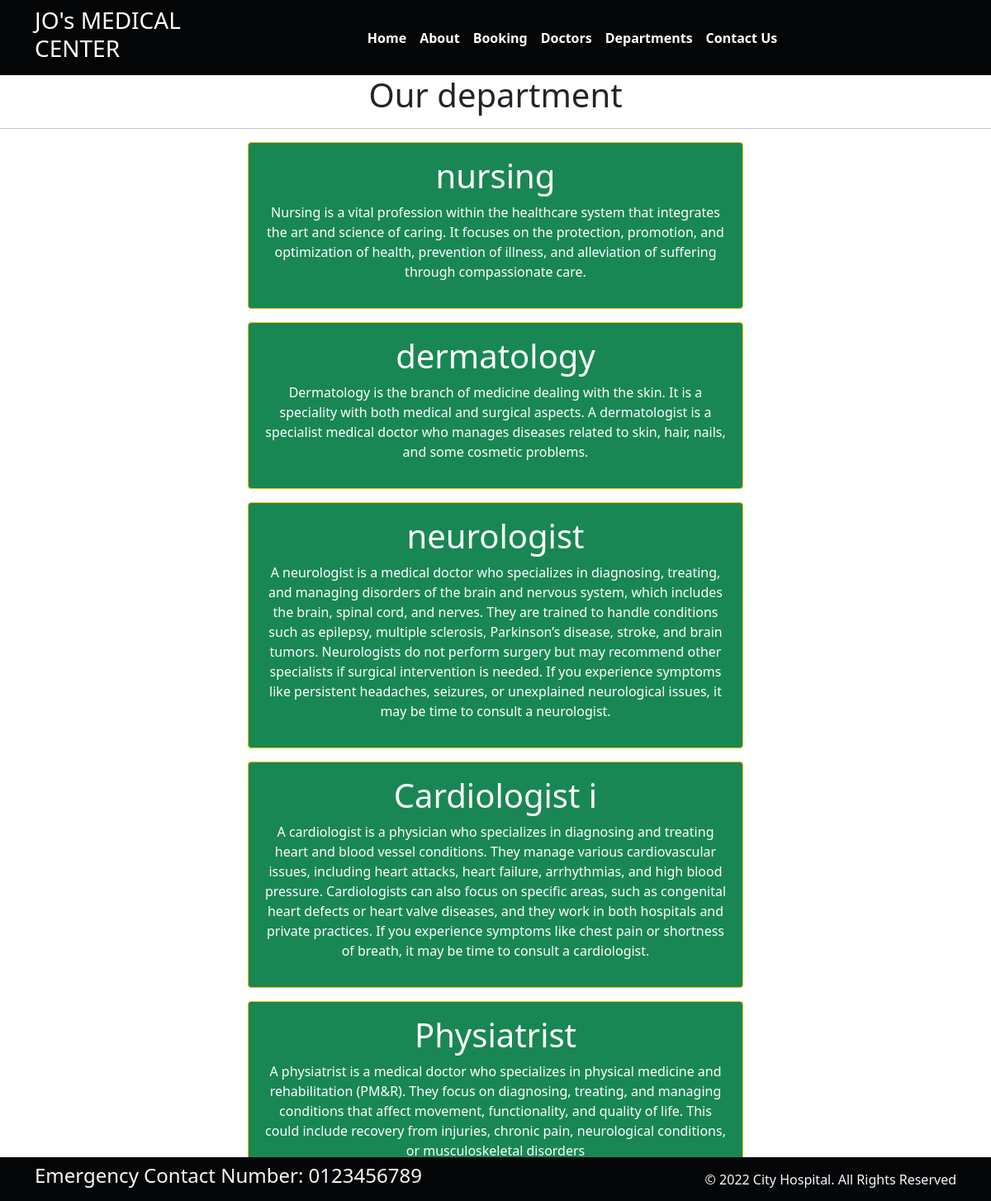
Page /department/ on the committed database.
### home/models.py (models this page shows, shortened)
class Departments(models.Model):
    dep_name=models.CharField(max_length=100)
    dep_description=models.TextField()

### home/views.py (the view)
# urls.py: path('department/',views.department,name='department'),
def department(request):
    dict_dept={
        'dept':Departments.objects.all()
    }
    return render(request,'department.html',dict_dept)

### templates/department.html (shortened to what this page needs)
{% extends "base.html" %}
{% block content %}
<h1 class="text-center">Our department </h1>
<hr>
{% for d in dept %}
<div class="mx-auto w-50 bg-success text-center text-white p-3 my-3 border border-warning rounded">
    <h1>{{d.dep_name}}</h1>
    <p>{{d.dep_description}}</p>
</div>
{% endfor %}
{% endblock %}

### rows in the picture
Departments: dep_name "nursing", dep_description "Nursing is a vital profession within the healthcare system that integrates the art and science of caring. It focuses on the protection, promotion, and optimization of health, prevention of illness, and alleviation of suffering through compassionate care."
Departments: dep_name "dermatology", dep_description "Dermatology is the branch of medicine dealing with the skin. It is a speciality with both medical and surgical aspects. A dermatologist is a specialist medical doctor who manages diseases related to skin, hair, nails, and some cosmetic problems."
Departments: dep_name "neurologist", dep_description "A neurologist is a medical doctor who specializes in diagnosing, treating, and managing disorders of the brain and nervous system, which includes the brain, spinal cord, and nerves. They are trained to handle conditions such as epilepsy, multiple sclerosis, Parkinson’s disease, stroke, and brain tumors. Neurologists do not perform surgery but may recommend other specialists if surgical intervention is needed. If you experience symptoms like persistent headaches, seizures, or unexplained neurological issues, it may be time to consult a neurologist."
Departments: dep_name "Cardiologist i", dep_description "A cardiologist is a physician who specializes in diagnosing and treating heart and blood vessel conditions. They manage various cardiovascular issues, including heart attacks, heart failure, arrhythmias, and high blood pressure. Cardiologists can also focus on specific areas, such as congenital heart defects or heart valve diseases, and they work in both hospitals and private practices. If you experience symptoms like chest pain or shortness of breath, it may be time to consult a cardiologist."
Departments: dep_name "Physiatrist", dep_description "A physiatrist is a medical doctor who specializes in physical medicine and rehabilitation (PM&R). They focus on diagnosing, treating, and managing conditions that affect movement, functionality, and quality of life. This could include recovery from injuries, chronic pain, neurological conditions, or musculoskeletal disorders"
